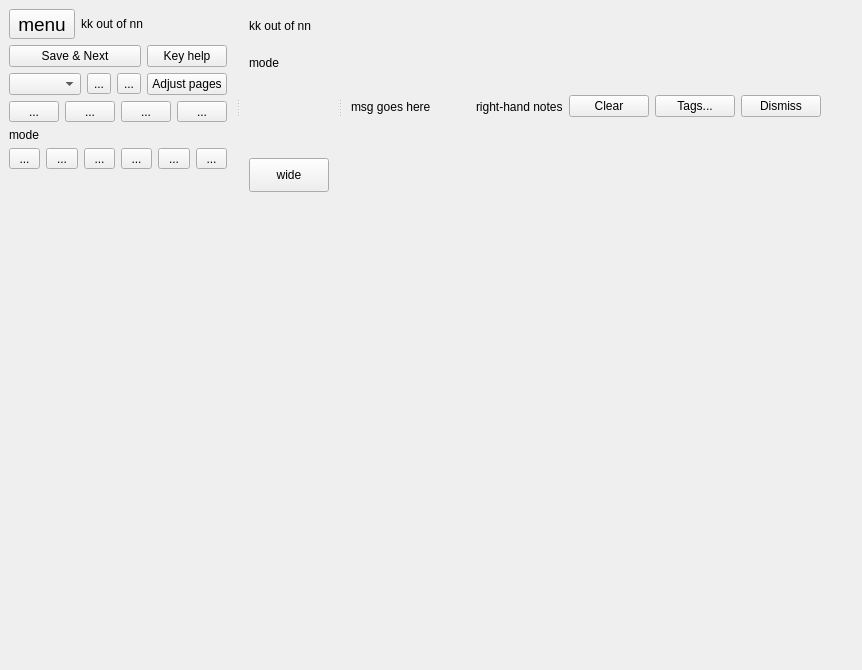
<?xml version="1.0" encoding="UTF-8"?>
<ui version="4.0">
 <author>
  Copyright (C) 2018-2025 The Plom Project Developers
  SPDX-License-Identifier: AGPL-3.0-or-later
 </author>
 <class>annotator</class>
 <widget class="QWidget" name="annotator">
  <property name="windowModality">
   <enum>Qt::WindowModality::WindowModal</enum>
  </property>
  <property name="geometry">
   <rect>
    <x>0</x>
    <y>0</y>
    <width>862</width>
    <height>670</height>
   </rect>
  </property>
  <property name="windowTitle">
   <string>Annotate paper</string>
  </property>
  <widget class="QSplitter" name="splitter">
   <property name="geometry">
    <rect>
     <x>0</x>
     <y>0</y>
     <width>830</width>
     <height>213</height>
    </rect>
   </property>
   <property name="orientation">
    <enum>Qt::Orientation::Horizontal</enum>
   </property>
   <widget class="QFrame" name="hideableBox">
    <property name="sizePolicy">
     <sizepolicy hsizetype="Minimum" vsizetype="Preferred">
      <horstretch>0</horstretch>
      <verstretch>0</verstretch>
     </sizepolicy>
    </property>
    <property name="frameShape">
     <enum>QFrame::Shape::NoFrame</enum>
    </property>
    <layout class="QVBoxLayout" name="verticalLayout">
     <item>
      <widget class="QFrame" name="frameTools">
       <property name="sizePolicy">
        <sizepolicy hsizetype="Preferred" vsizetype="Fixed">
         <horstretch>0</horstretch>
         <verstretch>0</verstretch>
        </sizepolicy>
       </property>
       <layout class="QVBoxLayout" name="verticalLayout_3">
        <property name="spacing">
         <number>6</number>
        </property>
        <property name="leftMargin">
         <number>0</number>
        </property>
        <property name="topMargin">
         <number>0</number>
        </property>
        <property name="rightMargin">
         <number>0</number>
        </property>
        <property name="bottomMargin">
         <number>0</number>
        </property>
        <item>
         <layout class="QHBoxLayout" name="horizontalLayout1">
          <item>
           <widget class="QToolButton" name="hamMenuButton">
            <property name="sizePolicy">
             <sizepolicy hsizetype="Fixed" vsizetype="Expanding">
              <horstretch>2</horstretch>
              <verstretch>1</verstretch>
             </sizepolicy>
            </property>
            <property name="font">
             <font>
              <pointsize>14</pointsize>
             </font>
            </property>
            <property name="text">
             <string notr="true">menu</string>
            </property>
           </widget>
          </item>
          <item>
           <widget class="QLabel" name="markLabel">
            <property name="sizePolicy">
             <sizepolicy hsizetype="Preferred" vsizetype="Expanding">
              <horstretch>1</horstretch>
              <verstretch>1</verstretch>
             </sizepolicy>
            </property>
            <property name="frameShape">
             <enum>QFrame::Shape::NoFrame</enum>
            </property>
            <property name="text">
             <string>kk out of nn</string>
            </property>
           </widget>
          </item>
         </layout>
        </item>
        <item>
         <layout class="QHBoxLayout" name="horizontalLayout_2">
          <item>
           <widget class="QToolButton" name="finishedButton">
            <property name="sizePolicy">
             <sizepolicy hsizetype="Expanding" vsizetype="Expanding">
              <horstretch>1</horstretch>
              <verstretch>1</verstretch>
             </sizepolicy>
            </property>
            <property name="toolTip">
             <string>Save and move to the next paper</string>
            </property>
            <property name="whatsThis">
             <string/>
            </property>
            <property name="text">
             <string>Save &amp;&amp; Next</string>
            </property>
           </widget>
          </item>
          <item>
           <widget class="QPushButton" name="helpButton">
            <property name="sizePolicy">
             <sizepolicy hsizetype="Expanding" vsizetype="Expanding">
              <horstretch>0</horstretch>
              <verstretch>0</verstretch>
             </sizepolicy>
            </property>
            <property name="toolTip">
             <string>&lt;html&gt;&lt;head/&gt;&lt;body&gt;&lt;p&gt;Help with keyboard shortcuts&lt;/p&gt;&lt;/body&gt;&lt;/html&gt;</string>
            </property>
            <property name="text">
             <string>Key help</string>
            </property>
           </widget>
          </item>
         </layout>
        </item>
        <item>
         <layout class="QHBoxLayout" name="horizontalLayout2">
          <item>
           <widget class="QComboBox" name="zoomCB">
            <property name="sizePolicy">
             <sizepolicy hsizetype="MinimumExpanding" vsizetype="Expanding">
              <horstretch>2</horstretch>
              <verstretch>0</verstretch>
             </sizepolicy>
            </property>
           </widget>
          </item>
          <item>
           <widget class="QToolButton" name="zoomButton">
            <property name="sizePolicy">
             <sizepolicy hsizetype="MinimumExpanding" vsizetype="Fixed">
              <horstretch>1</horstretch>
              <verstretch>0</verstretch>
             </sizepolicy>
            </property>
            <property name="text">
             <string>...</string>
            </property>
            <property name="iconSize">
             <size>
              <width>24</width>
              <height>24</height>
             </size>
            </property>
            <property name="checkable">
             <bool>true</bool>
            </property>
            <property name="autoExclusive">
             <bool>true</bool>
            </property>
           </widget>
          </item>
          <item>
           <widget class="QToolButton" name="panButton">
            <property name="sizePolicy">
             <sizepolicy hsizetype="MinimumExpanding" vsizetype="Fixed">
              <horstretch>1</horstretch>
              <verstretch>0</verstretch>
             </sizepolicy>
            </property>
            <property name="text">
             <string>...</string>
            </property>
            <property name="iconSize">
             <size>
              <width>24</width>
              <height>24</height>
             </size>
            </property>
            <property name="checkable">
             <bool>true</bool>
            </property>
            <property name="autoExclusive">
             <bool>true</bool>
            </property>
           </widget>
          </item>
          <item>
           <widget class="QPushButton" name="rearrangePagesButton">
            <property name="sizePolicy">
             <sizepolicy hsizetype="MinimumExpanding" vsizetype="MinimumExpanding">
              <horstretch>2</horstretch>
              <verstretch>0</verstretch>
             </sizepolicy>
            </property>
            <property name="toolTip">
             <string>&lt;html&gt;&lt;head/&gt;&lt;body&gt;&lt;p&gt;Find a missing page, discard irrelevant pages, rotate pages, etc&lt;/p&gt;&lt;/body&gt;&lt;/html&gt;</string>
            </property>
            <property name="text">
             <string>Adjust pages</string>
            </property>
           </widget>
          </item>
         </layout>
        </item>
        <item>
         <layout class="QHBoxLayout" name="horizontalLayout3">
          <item>
           <widget class="QToolButton" name="deleteButton">
            <property name="sizePolicy">
             <sizepolicy hsizetype="MinimumExpanding" vsizetype="Fixed">
              <horstretch>1</horstretch>
              <verstretch>0</verstretch>
             </sizepolicy>
            </property>
            <property name="text">
             <string>...</string>
            </property>
            <property name="iconSize">
             <size>
              <width>24</width>
              <height>24</height>
             </size>
            </property>
            <property name="checkable">
             <bool>true</bool>
            </property>
            <property name="autoExclusive">
             <bool>true</bool>
            </property>
           </widget>
          </item>
          <item>
           <widget class="QToolButton" name="undoButton">
            <property name="sizePolicy">
             <sizepolicy hsizetype="MinimumExpanding" vsizetype="Fixed">
              <horstretch>1</horstretch>
              <verstretch>0</verstretch>
             </sizepolicy>
            </property>
            <property name="text">
             <string>...</string>
            </property>
            <property name="iconSize">
             <size>
              <width>24</width>
              <height>24</height>
             </size>
            </property>
           </widget>
          </item>
          <item>
           <widget class="QToolButton" name="redoButton">
            <property name="sizePolicy">
             <sizepolicy hsizetype="MinimumExpanding" vsizetype="Fixed">
              <horstretch>1</horstretch>
              <verstretch>0</verstretch>
             </sizepolicy>
            </property>
            <property name="text">
             <string>...</string>
            </property>
            <property name="iconSize">
             <size>
              <width>24</width>
              <height>24</height>
             </size>
            </property>
           </widget>
          </item>
          <item>
           <widget class="QToolButton" name="moveButton">
            <property name="sizePolicy">
             <sizepolicy hsizetype="MinimumExpanding" vsizetype="Fixed">
              <horstretch>1</horstretch>
              <verstretch>0</verstretch>
             </sizepolicy>
            </property>
            <property name="text">
             <string>...</string>
            </property>
            <property name="iconSize">
             <size>
              <width>24</width>
              <height>24</height>
             </size>
            </property>
            <property name="checkable">
             <bool>true</bool>
            </property>
            <property name="autoExclusive">
             <bool>true</bool>
            </property>
           </widget>
          </item>
         </layout>
        </item>
        <item>
         <widget class="QLabel" name="wideModeLabel">
          <property name="text">
           <string>mode</string>
          </property>
         </widget>
        </item>
        <item>
         <layout class="QHBoxLayout" name="horizontalLayout4">
          <item>
           <widget class="QToolButton" name="tickButton">
            <property name="sizePolicy">
             <sizepolicy hsizetype="MinimumExpanding" vsizetype="Fixed">
              <horstretch>0</horstretch>
              <verstretch>0</verstretch>
             </sizepolicy>
            </property>
            <property name="text">
             <string>...</string>
            </property>
            <property name="iconSize">
             <size>
              <width>40</width>
              <height>40</height>
             </size>
            </property>
            <property name="checkable">
             <bool>true</bool>
            </property>
            <property name="autoExclusive">
             <bool>true</bool>
            </property>
           </widget>
          </item>
          <item>
           <widget class="QToolButton" name="crossButton">
            <property name="sizePolicy">
             <sizepolicy hsizetype="MinimumExpanding" vsizetype="Fixed">
              <horstretch>0</horstretch>
              <verstretch>0</verstretch>
             </sizepolicy>
            </property>
            <property name="text">
             <string>...</string>
            </property>
            <property name="iconSize">
             <size>
              <width>40</width>
              <height>40</height>
             </size>
            </property>
            <property name="checkable">
             <bool>true</bool>
            </property>
            <property name="autoExclusive">
             <bool>true</bool>
            </property>
           </widget>
          </item>
          <item>
           <widget class="QToolButton" name="textButton">
            <property name="sizePolicy">
             <sizepolicy hsizetype="MinimumExpanding" vsizetype="Fixed">
              <horstretch>0</horstretch>
              <verstretch>0</verstretch>
             </sizepolicy>
            </property>
            <property name="text">
             <string>...</string>
            </property>
            <property name="iconSize">
             <size>
              <width>40</width>
              <height>40</height>
             </size>
            </property>
            <property name="checkable">
             <bool>true</bool>
            </property>
            <property name="autoExclusive">
             <bool>true</bool>
            </property>
           </widget>
          </item>
          <item>
           <widget class="QToolButton" name="lineButton">
            <property name="sizePolicy">
             <sizepolicy hsizetype="MinimumExpanding" vsizetype="Fixed">
              <horstretch>0</horstretch>
              <verstretch>0</verstretch>
             </sizepolicy>
            </property>
            <property name="text">
             <string>...</string>
            </property>
            <property name="iconSize">
             <size>
              <width>40</width>
              <height>40</height>
             </size>
            </property>
            <property name="checkable">
             <bool>true</bool>
            </property>
            <property name="autoExclusive">
             <bool>true</bool>
            </property>
           </widget>
          </item>
          <item>
           <widget class="QToolButton" name="boxButton">
            <property name="sizePolicy">
             <sizepolicy hsizetype="MinimumExpanding" vsizetype="Fixed">
              <horstretch>0</horstretch>
              <verstretch>0</verstretch>
             </sizepolicy>
            </property>
            <property name="text">
             <string>...</string>
            </property>
            <property name="iconSize">
             <size>
              <width>40</width>
              <height>40</height>
             </size>
            </property>
            <property name="checkable">
             <bool>true</bool>
            </property>
            <property name="autoExclusive">
             <bool>true</bool>
            </property>
           </widget>
          </item>
          <item>
           <widget class="QToolButton" name="penButton">
            <property name="sizePolicy">
             <sizepolicy hsizetype="MinimumExpanding" vsizetype="Fixed">
              <horstretch>0</horstretch>
              <verstretch>0</verstretch>
             </sizepolicy>
            </property>
            <property name="text">
             <string>...</string>
            </property>
            <property name="iconSize">
             <size>
              <width>40</width>
              <height>40</height>
             </size>
            </property>
            <property name="checkable">
             <bool>true</bool>
            </property>
            <property name="autoExclusive">
             <bool>true</bool>
            </property>
           </widget>
          </item>
         </layout>
        </item>
       </layout>
      </widget>
     </item>
     <item>
      <widget class="QFrame" name="frame7_comment">
       <property name="sizePolicy">
        <sizepolicy hsizetype="Minimum" vsizetype="Expanding">
         <horstretch>0</horstretch>
         <verstretch>2</verstretch>
        </sizepolicy>
       </property>
       <layout class="QVBoxLayout" name="container_rubricwidget">
        <property name="leftMargin">
         <number>0</number>
        </property>
        <property name="rightMargin">
         <number>0</number>
        </property>
        <property name="bottomMargin">
         <number>0</number>
        </property>
       </layout>
      </widget>
     </item>
    </layout>
   </widget>
   <widget class="QFrame" name="revealBox0">
    <property name="frameShape">
     <enum>QFrame::Shape::NoFrame</enum>
    </property>
    <layout class="QVBoxLayout" name="verticalLayout_2">
     <item>
      <widget class="QFrame" name="revealBox1">
       <property name="sizePolicy">
        <sizepolicy hsizetype="Preferred" vsizetype="Minimum">
         <horstretch>0</horstretch>
         <verstretch>0</verstretch>
        </sizepolicy>
       </property>
       <property name="frameShape">
        <enum>QFrame::Shape::NoFrame</enum>
       </property>
       <layout class="QGridLayout" name="revealLayout">
        <property name="leftMargin">
         <number>0</number>
        </property>
        <property name="topMargin">
         <number>0</number>
        </property>
        <property name="rightMargin">
         <number>0</number>
        </property>
        <property name="bottomMargin">
         <number>0</number>
        </property>
        <property name="spacing">
         <number>3</number>
        </property>
        <item row="1" column="0">
         <widget class="QLabel" name="narrowMarkLabel">
          <property name="sizePolicy">
           <sizepolicy hsizetype="Preferred" vsizetype="Fixed">
            <horstretch>1</horstretch>
            <verstretch>0</verstretch>
           </sizepolicy>
          </property>
          <property name="minimumSize">
           <size>
            <width>0</width>
            <height>34</height>
           </size>
          </property>
          <property name="frameShape">
           <enum>QFrame::Shape::NoFrame</enum>
          </property>
          <property name="text">
           <string>kk out of nn</string>
          </property>
         </widget>
        </item>
        <item row="2" column="0">
         <widget class="QLabel" name="narrowModeLabel">
          <property name="sizePolicy">
           <sizepolicy hsizetype="Preferred" vsizetype="Fixed">
            <horstretch>1</horstretch>
            <verstretch>0</verstretch>
           </sizepolicy>
          </property>
          <property name="minimumSize">
           <size>
            <width>0</width>
            <height>34</height>
           </size>
          </property>
          <property name="frameShape">
           <enum>QFrame::Shape::NoFrame</enum>
          </property>
          <property name="text">
           <string>mode</string>
          </property>
         </widget>
        </item>
        <item row="5" column="0">
         <widget class="QPushButton" name="wideButton">
          <property name="minimumSize">
           <size>
            <width>0</width>
            <height>34</height>
           </size>
          </property>
          <property name="text">
           <string>wide</string>
          </property>
         </widget>
        </item>
        <item row="4" column="0">
         <spacer name="verticalSpacer">
          <property name="orientation">
           <enum>Qt::Orientation::Vertical</enum>
          </property>
          <property name="sizeHint" stdset="0">
           <size>
            <width>20</width>
            <height>40</height>
           </size>
          </property>
         </spacer>
        </item>
       </layout>
      </widget>
     </item>
     <item>
      <widget class="QFrame" name="revealBox2">
       <property name="sizePolicy">
        <sizepolicy hsizetype="Preferred" vsizetype="Minimum">
         <horstretch>0</horstretch>
         <verstretch>0</verstretch>
        </sizepolicy>
       </property>
       <property name="frameShape">
        <enum>QFrame::Shape::NoFrame</enum>
       </property>
       <layout class="QVBoxLayout" name="revealLayout2">
        <property name="spacing">
         <number>3</number>
        </property>
        <property name="leftMargin">
         <number>3</number>
        </property>
        <property name="topMargin">
         <number>3</number>
        </property>
        <property name="rightMargin">
         <number>3</number>
        </property>
        <property name="bottomMargin">
         <number>3</number>
        </property>
       </layout>
      </widget>
     </item>
    </layout>
   </widget>
   <widget class="QFrame" name="pageFrame">
    <property name="sizePolicy">
     <sizepolicy hsizetype="Preferred" vsizetype="Preferred">
      <horstretch>2</horstretch>
      <verstretch>0</verstretch>
     </sizepolicy>
    </property>
    <property name="frameShape">
     <enum>QFrame::Shape::NoFrame</enum>
    </property>
    <layout class="QVBoxLayout" name="pageFrameLayout">
     <property name="spacing">
      <number>0</number>
     </property>
     <property name="leftMargin">
      <number>0</number>
     </property>
     <property name="topMargin">
      <number>0</number>
     </property>
     <property name="rightMargin">
      <number>0</number>
     </property>
     <property name="bottomMargin">
      <number>0</number>
     </property>
     <item>
      <widget class="QFrame" name="attnFrame">
       <layout class="QHBoxLayout" name="attnFrameLayout" stretch="1,0,0,0,0,0">
        <item>
         <widget class="QLabel" name="attnLeftLabel">
          <property name="sizePolicy">
           <sizepolicy hsizetype="MinimumExpanding" vsizetype="Minimum">
            <horstretch>0</horstretch>
            <verstretch>0</verstretch>
           </sizepolicy>
          </property>
          <property name="text">
           <string>msg goes here</string>
          </property>
          <property name="wordWrap">
           <bool>true</bool>
          </property>
         </widget>
        </item>
        <item>
         <spacer name="horizontalSpacer">
          <property name="orientation">
           <enum>Qt::Orientation::Horizontal</enum>
          </property>
          <property name="sizeType">
           <enum>QSizePolicy::Policy::MinimumExpanding</enum>
          </property>
          <property name="sizeHint" stdset="0">
           <size>
            <width>16</width>
            <height>20</height>
           </size>
          </property>
         </spacer>
        </item>
        <item>
         <widget class="QLabel" name="attnRightLabel">
          <property name="sizePolicy">
           <sizepolicy hsizetype="MinimumExpanding" vsizetype="Minimum">
            <horstretch>0</horstretch>
            <verstretch>0</verstretch>
           </sizepolicy>
          </property>
          <property name="text">
           <string>right-hand notes</string>
          </property>
          <property name="wordWrap">
           <bool>true</bool>
          </property>
         </widget>
        </item>
        <item>
         <widget class="QPushButton" name="attnClearButton">
          <property name="text">
           <string>Clear</string>
          </property>
         </widget>
        </item>
        <item>
         <widget class="QPushButton" name="attnTagsButton">
          <property name="text">
           <string>Tags...</string>
          </property>
         </widget>
        </item>
        <item>
         <widget class="QPushButton" name="attnDismissButton">
          <property name="text">
           <string>Dismiss</string>
          </property>
         </widget>
        </item>
       </layout>
      </widget>
     </item>
    </layout>
   </widget>
  </widget>
 </widget>
 <resources/>
 <connections/>
</ui>
